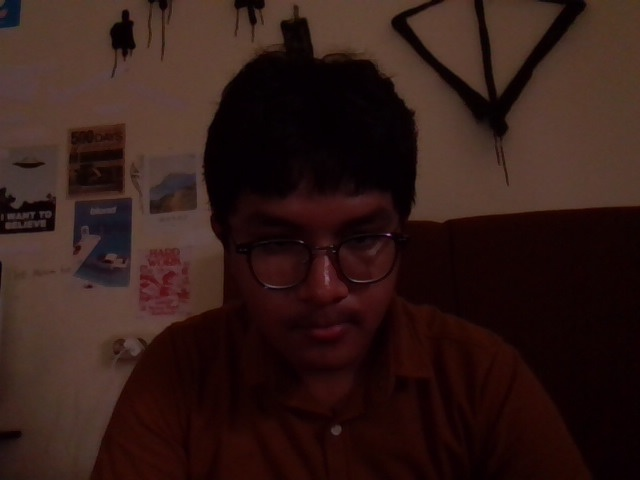
#> input picture bridge/webcam_photo.jpg, 640 x 480 px
$ python -i download_tenor_chars.py   (imports and definitions only)
#> lines starting #> are read from the running program, lines starting #| are printed output that depends on the picture
import urllib.request
import re
import os
from PIL import Image

def fetch_tenor_webps(query):
    url = f"https://tenor.com/search/{query}-gifs"
    req = urllib.request.Request(url, headers={'User-Agent': 'Mozilla/5.0 (Windows NT 10.0; Win64; x64) AppleWebKit/537.36'})
    try:
        html = urllib.request.urlopen(req, timeout=15).read().decode('utf-8')
        # We can grab webp or gif links
        webps = list(set(re.findall(r'https://media\.tenor\.com/[^\s\"\']+\.webp', html)))
        gifs = list(set(re.findall(r'https://media\.tenor\.com/[^\s\"\']+\.gif', html)))
        return webps + gifs
    except Exception as e:
        print(f"Error fetching {query}: {e}")
        return []

def convert_to_webp(in_path, out_path):
#> called with in_path = 'bridge/webcam_photo.jpg', out_path = 'out.png'
    try:
        img = Image.open(in_path)
#> img is the input picture: PIL image 640x480 RGB; mean R, G, B 49.6, 27.3, 23.2
        img.seek(0)
        w, h = img.size
#> w = 640; h = 480
        min_dim = min(w, h)
#> min_dim = 480
        left = (w - min_dim)/2
#> left = 80
        top = (h - min_dim)/2
#> top = 0
        right = (w + min_dim)/2
#> right = 560
        bottom = (h + min_dim)/2
#> bottom = 480
        img = img.crop((left, top, right, bottom))
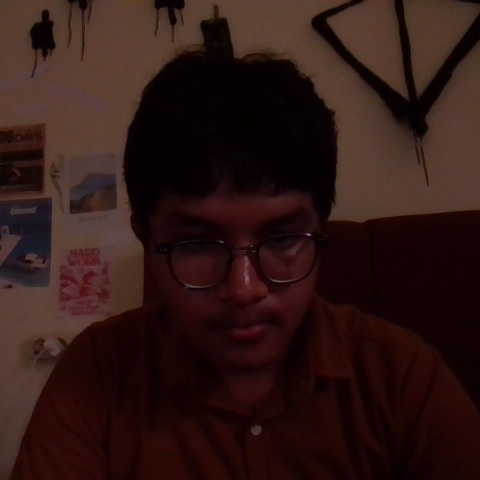
#> img: PIL image 480x480 RGB; mean R, G, B 46.8, 23.9, 20.6
        img = img.resize((512, 512), Image.Resampling.LANCZOS)
#> img: PIL image 512x512 RGB
        if img.mode == 'RGBA':
            bg = Image.new("RGB", img.size, (255, 255, 255))
            bg.paste(img, mask=img.split()[3])
            img = bg
        else:
            img = img.convert("RGB")
        img.save(out_path, 'WEBP', quality=85)
        return True
    except Exception as e:
        print(f"Error converting: {e}")
        return False

targets = {
    'kageyama': {
        'search': 'kageyama',
        'emotions': ['default', 'angry', 'proud', 'drink', 'happy', 'sad', 'shocked']
    },
    'leon': {
        'search': 'leon-resident-evil',
        'emotions': ['default', 'confident', 'serious', 'action', 'tired', 'sarcastic']
    }
}

base_dir = r'assets\stickers'

# [31 lines not run here, left out]

>>> result = convert_to_webp('bridge/webcam_photo.jpg', 'out.png')
